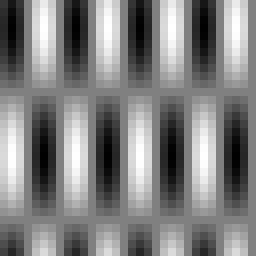
%> input picture 11_Fourier/dwieFale.bmp, 32 x 32 px (shown 8 times larger)
$ octave zad1.m   (GNU Octave 9; MATLAB toolbox functions it lacks are replaced by stand-ins)
%> lines starting %> are read from the running program, lines starting %| are printed output that depends on the picture
clearvars;
close all;
clc;

%%

image = imread('dwieFale.bmp');
%> image is the input picture: size 32x32 uint8; min 1, max 255, mean 128
% [4 lines of commented-out code are left out]


image2 = fft2(image);


%%

A = abs(image2);
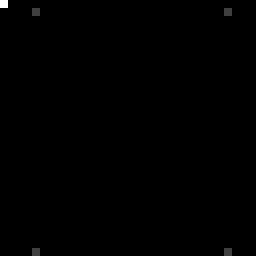
%> A: size 32x32 double (shown 8 times larger); min 0, max 131078, mean 259.5; drawn with min black and max white
A = log10(A + 1);
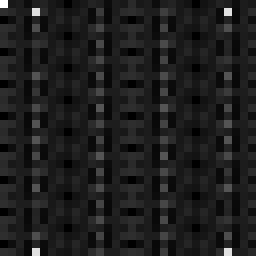
%> A: size 32x32 double (shown 8 times larger); min 0, max 5.12, mean 0.6; drawn with min black and max white
F = angle(image2.*(A>0.0001));
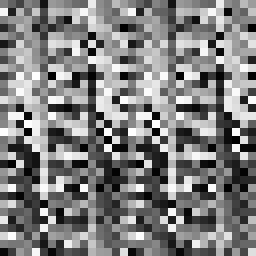
%> F: size 32x32 double (shown 8 times larger); min -3.14, max 3.14, mean 0.00614; drawn with min black and max white

figure;
subplot(1,4,1); imshow(image); title('orginalny');
subplot(1,4,2); imshow(image2); title('po fft1');
%> after `imshow(image2)`:
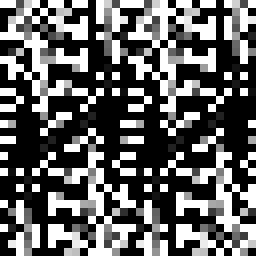
%> displayed picture: size 32x32, on the screen's scale of 0 to 255 (shown 8 times larger); min 0, max 255, mean 98.9
subplot(1,4,3); imshow(A,[]); title ('amplituda');
subplot(1,4,4); imshow(F,[]); title('faza');

%%

image3 = fftshift(image2);

A2 = abs(image3);
A2 = log10(A2 + 1);
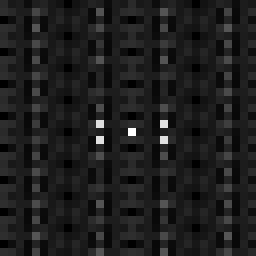
%> A2: size 32x32 double (shown 8 times larger); min 0, max 5.12, mean 0.6; mean of the top-left, top-right, bottom-left and bottom-right quarters 0.596, 0.596, 0.596, 0.612; drawn with min black and max white
F2 = angle(image3.*(A2>0.0001));
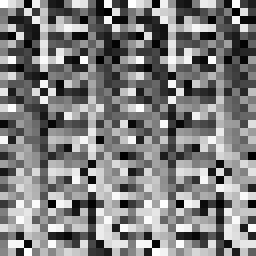
%> F2: size 32x32 double (shown 8 times larger); min -3.14, max 3.14, mean 0.00614; mean of the top-left, top-right, bottom-left and bottom-right quarters -0.44, -0.414, 0.427, 0.452; drawn with min black and max white

figure;
subplot(2,4,1); imshow(image); title('orginalny');
subplot(2,4,2); imshow(image2); title('po fft1');
subplot(2,4,3); imshow(A,[]); title ('amplituda');
subplot(2,4,4); imshow(F,[]); title('faza');
subplot(2,4,6); imshow(image3); title('po fftshift');
%> after `imshow(image3)`:
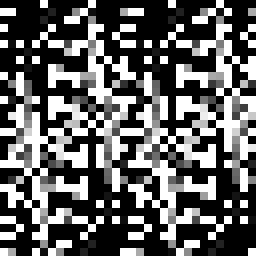
%> displayed picture: size 32x32, on the screen's scale of 0 to 255 (shown 8 times larger); min 0, max 255, mean 98.9; mean of the top-left, top-right, bottom-left and bottom-right quarters 93.3, 95.3, 104.5, 102.5
subplot(2,4,7); imshow(A2,[]); title('amplituda');
subplot(2,4,8); imshow(F2,[]); title ('faza');


%%
pimage2 = ifftshift(image3);
pimage = ifft2(pimage2);

figure;
subplot(1,2,1); imshow(pimage, []); title('odwrócony Fourier');
subplot(1,2,2); imshow(image); title('orginal');
